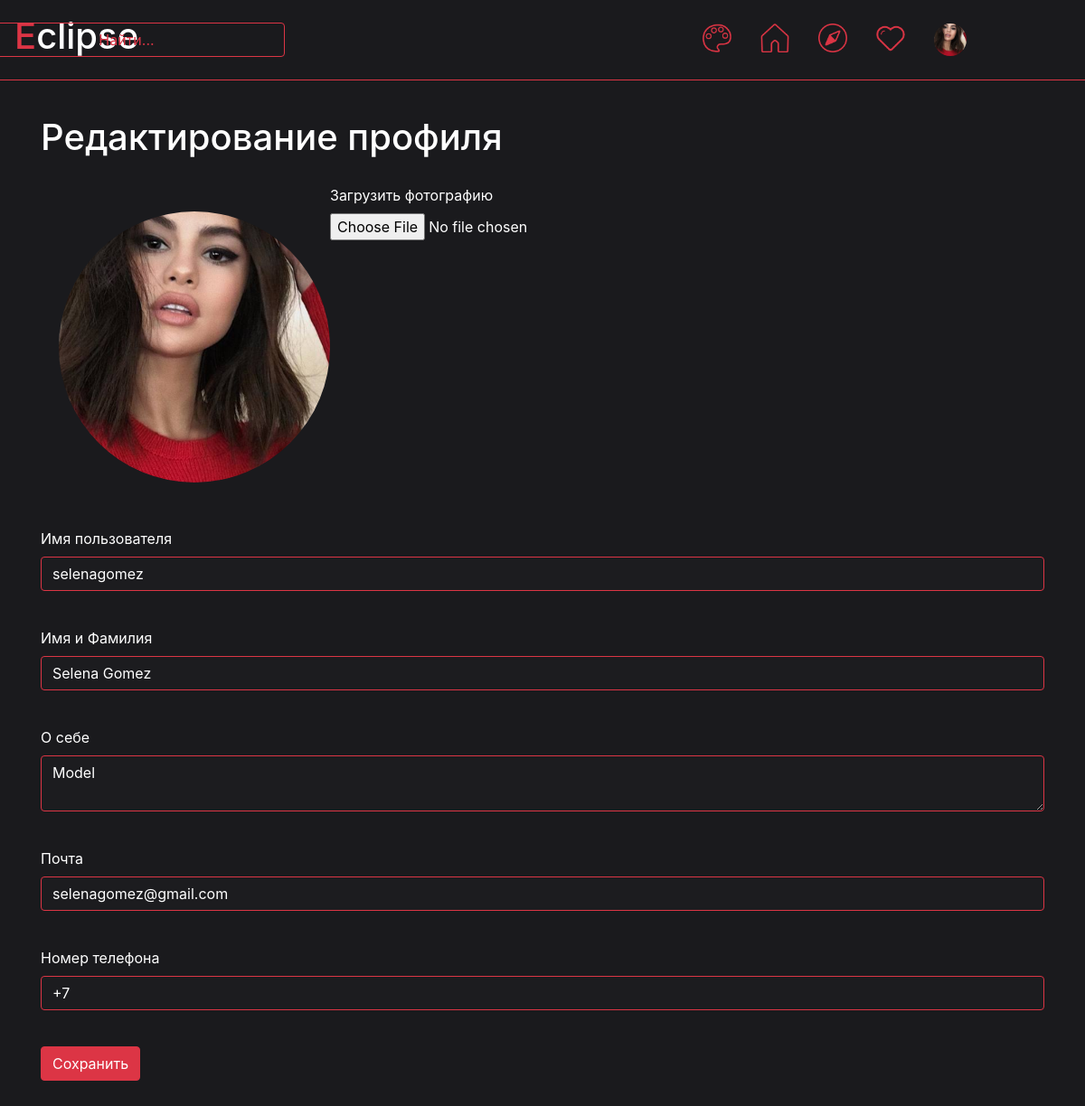
/edit_profile (signed in), run on the app's committed database.
### data/users.py (models this page shows, shortened)
class User(SqlAlchemyBase, UserMixin):
    __tablename__ = 'users'
    id = sqlalchemy.Column(sqlalchemy.Integer,
                           primary_key=True, autoincrement=True)
    name = sqlalchemy.Column(sqlalchemy.String, nullable=True)
    full_name = sqlalchemy.Column(sqlalchemy.String, nullable=True, default='')
    email = sqlalchemy.Column(sqlalchemy.String,
                              index=True, unique=True, nullable=True)
    hashed_password = sqlalchemy.Column(sqlalchemy.String, nullable=True)
    phone = sqlalchemy.Column(sqlalchemy.String, nullable=True, default='+7 ')
    about = sqlalchemy.Column(sqlalchemy.String, nullable=True)
    filename_photo = sqlalchemy.Column(sqlalchemy.String, nullable=True, default='user_data/profile_photos/default.png')
    created_date = sqlalchemy.Column(sqlalchemy.DateTime,
                                     default=datetime.datetime.now)
    other_data = None
    def load_data(self):
        if os.path.isfile(f'static/user_data/additional_data/user_{self.id}.json'):
            file = open(f'static/user_data/additional_data/user_{self.id}.json', 'r')
            self.other_data = json.load(file)
        else:
            self.save_data()

### main.py (the view, shortened to what this page needs)
@app.route('/edit_profile', methods=['GET', 'POST'])
def edit_profile():     # Редактирование дыннх пользоветеля
    form = EditProfileForm()
    form.name.data = current_user.name
    form.full_name.data = current_user.full_name
    form.about.data = current_user.about
    form.email.data = current_user.email
    form.phone.data = current_user.phone
    current_user.load_data()
    user_data = current_user.other_data
    return render_template('edit_profile.html', title='Изменить профиль', theme=get_theme(), form=form, user_data=user_data)

### forms/users.py
class EditProfileForm(FlaskForm):
    file = FileField('Загрузить фотографию')
    name = StringField('Имя пользователя', validators=[DataRequired()])
    full_name = StringField('Имя и Фамилия', validators=[DataRequired()])
    about = TextAreaField('О себе', validators=[DataRequired()])
    email = EmailField('Почта', validators=[DataRequired()])
    phone = StringField('Номер телефона', default='+7 ')
    submit = SubmitField('Сохранить')

### data/db_session.py (called while the page is built)
def create_session() -> Session:
    global __factory
    return __factory()

### main.py (called while the page is built)
def get_theme():    # Возвращает текушую тему
    return themes[int(request.cookies.get("theme_index", 0))]

@login_manager.user_loader
def load_user(user_id):
    db_sess = db_session.create_session()
    return db_sess.query(User).get(user_id)

### templates/edit_profile.html (shortened to what this page needs)
{% extends "base.html" %}
{% block content %}
    <div class="album py-5">
        <form action="" method="post" class="container" enctype="multipart/form-data">
            <h1 class="white">Редактирование профиля</h1>
            <nav class="nav container" style="padding: 20px">
                <li class="nav-item">
                    <img src="{{ url_for('static', filename=current_user.filename_photo) }}" width="300" height="300" class="rounded-circle" style="margin-top: 30px;">
                </li>
                <li class="nav-item">
                    {{ form.file.label(class="white") }}<br>
                    {{ form.file(class="white") }}<br>
                </li>
            </nav>
            <p style="margin-top: 30px;">
                {{ form.name.label(class="white") }}<br>
                {{ form.name(class="form-control black-form") }}<br>
            </p>
            <p>
                {{ form.full_name.label(class="white") }}<br>
                {{ form.full_name(class="form-control black-form") }}<br>
            </p>
            <p>
                {{ form.about.label(class="white") }}<br>
                {{ form.about(class="form-control black-form") }}<br>
            </p>
            <p>
                {{ form.email.label(class="white") }}<br>
                {{ form.email(class="form-control black-form", type="email") }}<br>
            </p>
            <p>
                {{ form.phone.label(class="white") }}<br>
                {{ form.phone(class="form-control black-form") }}<br>
            </p>
            <p>{{ form.submit(type="submit", class="btn btn-" + theme.style) }}</p>
        </form>
    </div>
{% endblock %}

### templates/base.html (shortened to what this page needs)
<!doctype html>
<html lang="en">
<head>
    <link rel="stylesheet"
          href="https://stackpath.bootstrapcdn.com/bootstrap/4.4.1/css/bootstrap.min.css"
>
    <link rel="stylesheet" href="{{ url_for('static', filename=theme.css_file) }}">
</head>
<body>
<header class="p-3 mb-3 border-bottom border-{{theme.style}}" style="background-color: {{theme.background_color}}; position: fixed; width: 1920px; z-index: 1">
    <div class="d-flex flex-wrap align-items-center justify-content-center justify-content-lg-start">
        {% if current_user.is_authenticated %}
            <h1 style="color: {{theme.color}}">E<span class="white">clipse</span></h1>
              <a href="/search" class="col-12 col-lg-auto mb-3 mb-lg-0 me-lg-3" style="width: 350px; position: fixed; right: 900px;">
                  <button type="button" class="btn btn-outline-{{theme.style}}" style="width: 350px;">Найти...</button>
              </a>
            <ul class="nav col-12 col-lg-auto me-lg-auto mb-2 justify-content-center mb-md-0" style="position: fixed; right: 100px;">
                <li><a href="/change_theme" class="nav-link px-3">
                    <img src="{{ url_for('static', filename='icons/' + theme.icon_name + 'circle.png') }}" width="32" height="32">
                </a></li>
                <li><a href="/home" class="nav-link px-3">
                    {% if request.path == "/home" %}
                        <img src="{{ url_for('static', filename='icons/' + theme.icon_name + 'home_true.png') }}" width="32" height="32">
                    {% else %}
                        <img src="{{ url_for('static', filename='icons/' + theme.icon_name + 'home_false.png') }}" width="32" height="32">
                    {% endif %}
                </a></li>
                <li><a href="/explore" class="nav-link px-3">
                    {% if request.path == "/explore" %}
                        <img src="{{ url_for('static', filename='icons/' + theme.icon_name + 'explore_true.png') }}" width="32" height="32">
                    {% else %}
                        <img src="{{ url_for('static', filename='icons/' + theme.icon_name + 'explore_false.png') }}" width="32" height="32">
                    {% endif %}
                </a></li>
                <li><a href="/notification" class="nav-link px-3">
                    {% if request.path == "/notification" %}
                        <img src="{{ url_for('static', filename='icons/' + theme.icon_name + 'like_true.png') }}" width="32" height="32">
                    {% else %}
                        <img src="{{ url_for('static', filename='icons/' + theme.icon_name + 'like_false.png') }}" width="32" height="32">
                    {% endif %}
                </a></li>
                <li><a href="/profile/{{ current_user.name }}" class="nav-link px-3">
                    <img src="{{ url_for('static', filename=current_user.filename_photo) }}" width="36" height="36" class="rounded-circle">
                </a></li>
            </ul>
        {% else %}
            <p>
                <a class="btn btn-primary" href="/register">Зарегистрироваться</a>
                <a class="btn btn-success" href="/login">Войти</a>
            </p>
        {% endif %}
    </div>
</header>
<main role="main" class="container" style="background-color: {{theme.background_color}}; position: relative; top: 80px; max-width: 1920px; min-height: 1000px">
    {% block content %}
    {% endblock %}
</main>
</body>
</html>

### static/css/red_dark.css (style rules this page uses)
.white { color: #ffffff }
.black-form { background-color: #1c1c1f; border-color: #dc3545; color: #ffffff; }

### data on the page
User: filename_photo (picture), name "selenagomez", full_name "Selena Gomez", about "Model", email "selenagomez@gmail.com", phone "+7"
